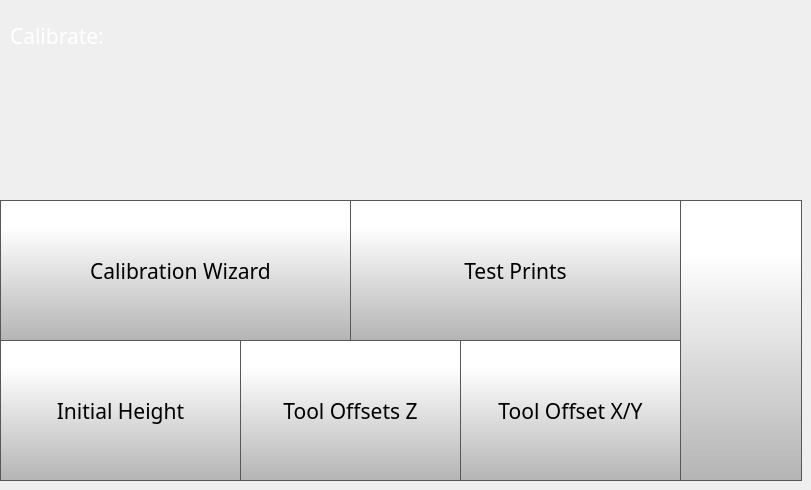
    <widget class="QWidget" name="calibratePage">
     <widget class="QLabel" name="calibrateLabel">
      <property name="geometry">
       <rect>
        <x>10</x>
        <y>20</y>
        <width>231</width>
        <height>31</height>
       </rect>
      </property>
      <property name="font">
       <font>
        <family>Gotham</family>
        <pointsize>16</pointsize>
        <weight>50</weight>
        <bold>false</bold>
       </font>
      </property>
      <property name="styleSheet">
       <string notr="true">color: rgb(255, 255, 255);</string>
      </property>
      <property name="text">
       <string>Calibrate:</string>
      </property>
     </widget>
     <widget class="QPushButton" name="calibrateBackButton">
      <property name="geometry">
       <rect>
        <x>680</x>
        <y>200</y>
        <width>122</width>
        <height>281</height>
       </rect>
      </property>
      <property name="minimumSize">
       <size>
        <width>0</width>
        <height>0</height>
       </size>
      </property>
      <property name="font">
       <font>
        <family>Gotham Light</family>
        <pointsize>16</pointsize>
       </font>
      </property>
      <property name="styleSheet">
       <string notr="true">QPushButton {
     border: 1px solid rgb(87, 87, 87);
	background-color: qlineargradient(spread:pad, x1:0, y1:1, x2:0, y2:0.188, stop:0 rgba(180, 180, 180, 255), stop:1 rgba(255, 255, 255, 255));


}

QPushButton:pressed {
    background-color: qlineargradient(x1: 0, y1: 0, x2: 0, y2: 1,
                                      stop: 0 #dadbde, stop: 1 #f6f7fa);
}

QPushButton:flat {
    border: none; /* no border for a flat push button */
}

QPushButton:default {
    border-color: navy; /* make the default button prominent */
}</string>
      </property>
      <property name="text">
       <string/>
      </property>
      <property name="icon">
       <iconset>
        <normaloff>templates/img/arrows-4.png</normaloff>templates/img/arrows-4.png</iconset>
      </property>
      <property name="iconSize">
       <size>
        <width>70</width>
        <height>70</height>
       </size>
      </property>
      <property name="checkable">
       <bool>false</bool>
      </property>
      <property name="autoDefault">
       <bool>false</bool>
      </property>
      <property name="default">
       <bool>false</bool>
      </property>
      <property name="flat">
       <bool>false</bool>
      </property>
     </widget>
     <widget class="QToolButton" name="calibrationWizardButton">
      <property name="geometry">
       <rect>
        <x>0</x>
        <y>200</y>
        <width>361</width>
        <height>141</height>
       </rect>
      </property>
      <property name="font">
       <font>
        <family>Gotham</family>
        <pointsize>16</pointsize>
       </font>
      </property>
      <property name="styleSheet">
       <string notr="true">QToolButton {
     border: 1px solid rgb(87, 87, 87);
	background-color: qlineargradient(spread:pad, x1:0, y1:1, x2:0, y2:0.188, stop:0 rgba(180, 180, 180, 255), stop:1 rgba(255, 255, 255, 255));


}

QToolButton:pressed {
    background-color: qlineargradient(x1: 0, y1: 0, x2: 0, y2: 1,
                                      stop: 0 #dadbde, stop: 1 #f6f7fa);
}

QToolButton:flat {
    border: none; /* no border for a flat push button */
}

QToolButton:default {
    border-color: navy; /* make the default button prominent */
}

QToolButton:focus {
	outline: none;
}</string>
      </property>
      <property name="text">
       <string>Calibration Wizard</string>
      </property>
      <property name="icon">
       <iconset>
        <normaloff>templates/img/magic-wand.png</normaloff>templates/img/magic-wand.png</iconset>
      </property>
      <property name="iconSize">
       <size>
        <width>70</width>
        <height>70</height>
       </size>
      </property>
      <property name="toolButtonStyle">
       <enum>Qt::ToolButtonTextUnderIcon</enum>
      </property>
     </widget>
     <widget class="QToolButton" name="toolOffsetXYButton">
      <property name="geometry">
       <rect>
        <x>460</x>
        <y>340</y>
        <width>221</width>
        <height>141</height>
       </rect>
      </property>
      <property name="font">
       <font>
        <family>Gotham</family>
        <pointsize>16</pointsize>
       </font>
      </property>
      <property name="styleSheet">
       <string notr="true">QToolButton {

     border: 1px solid rgb(87, 87, 87);
	background-color: qlineargradient(spread:pad, x1:0, y1:1, x2:0, y2:0.188, stop:0 rgba(180, 180, 180, 255), stop:1 rgba(255, 255, 255, 255));



}

QToolButton:pressed {
    background-color: qlineargradient(x1: 0, y1: 0, x2: 0, y2: 1,
                                      stop: 0 #dadbde, stop: 1 #f6f7fa);
}

QToolButton:flat {
    border: none; /* no border for a flat push button */
}

QToolButton:default {
    border-color: navy; /* make the default button prominent */
}

QToolButton:focus {
	outline: none;
}</string>
      </property>
      <property name="text">
       <string>Tool Offset X/Y</string>
      </property>
      <property name="icon">
       <iconset>
        <normaloff>templates/img/Tool Offset Icon.png</normaloff>templates/img/Tool Offset Icon.png</iconset>
      </property>
      <property name="iconSize">
       <size>
        <width>70</width>
        <height>70</height>
       </size>
      </property>
      <property name="toolButtonStyle">
       <enum>Qt::ToolButtonTextUnderIcon</enum>
      </property>
     </widget>
     <widget class="QToolButton" name="nozzleOffsetButton">
      <property name="geometry">
       <rect>
        <x>0</x>
        <y>340</y>
        <width>241</width>
        <height>141</height>
       </rect>
      </property>
      <property name="font">
       <font>
        <family>Gotham</family>
        <pointsize>16</pointsize>
       </font>
      </property>
      <property name="styleSheet">
       <string notr="true">QToolButton {

     border: 1px solid rgb(87, 87, 87);
	background-color: qlineargradient(spread:pad, x1:0, y1:1, x2:0, y2:0.188, stop:0 rgba(180, 180, 180, 255), stop:1 rgba(255, 255, 255, 255));



}

QToolButton:pressed {
    background-color: qlineargradient(x1: 0, y1: 0, x2: 0, y2: 1,
                                      stop: 0 #dadbde, stop: 1 #f6f7fa);
}

QToolButton:flat {
    border: none; /* no border for a flat push button */
}

QToolButton:default {
    border-color: navy; /* make the default button prominent */
}

QToolButton:focus {
	outline: none;
}</string>
      </property>
      <property name="text">
       <string>Initial Height</string>
      </property>
      <property name="icon">
       <iconset>
        <normaloff>templates/img/Nozzle Offset Icon.png</normaloff>templates/img/Nozzle Offset Icon.png</iconset>
      </property>
      <property name="iconSize">
       <size>
        <width>70</width>
        <height>70</height>
       </size>
      </property>
      <property name="toolButtonStyle">
       <enum>Qt::ToolButtonTextUnderIcon</enum>
      </property>
     </widget>
     <widget class="QToolButton" name="toolOffsetZButton">
      <property name="geometry">
       <rect>
        <x>240</x>
        <y>340</y>
        <width>221</width>
        <height>141</height>
       </rect>
      </property>
      <property name="font">
       <font>
        <family>Gotham</family>
        <pointsize>16</pointsize>
       </font>
      </property>
      <property name="styleSheet">
       <string notr="true">QToolButton {

     border: 1px solid rgb(87, 87, 87);
	background-color: qlineargradient(spread:pad, x1:0, y1:1, x2:0, y2:0.188, stop:0 rgba(180, 180, 180, 255), stop:1 rgba(255, 255, 255, 255));



}

QToolButton:pressed {
    background-color: qlineargradient(x1: 0, y1: 0, x2: 0, y2: 1,
                                      stop: 0 #dadbde, stop: 1 #f6f7fa);
}

QToolButton:flat {
    border: none; /* no border for a flat push button */
}

QToolButton:default {
    border-color: navy; /* make the default button prominent */
}

QToolButton:focus {
	outline: none;
}</string>
      </property>
      <property name="text">
       <string>Tool Offsets Z</string>
      </property>
      <property name="icon">
       <iconset>
        <normaloff>templates/img/Tool Z Offset Icon.png</normaloff>templates/img/Tool Z Offset Icon.png</iconset>
      </property>
      <property name="iconSize">
       <size>
        <width>70</width>
        <height>70</height>
       </size>
      </property>
      <property name="toolButtonStyle">
       <enum>Qt::ToolButtonTextUnderIcon</enum>
      </property>
     </widget>
     <widget class="QToolButton" name="testPrintsButton">
      <property name="geometry">
       <rect>
        <x>350</x>
        <y>200</y>
        <width>331</width>
        <height>141</height>
       </rect>
      </property>
      <property name="font">
       <font>
        <family>Gotham</family>
        <pointsize>16</pointsize>
       </font>
      </property>
      <property name="styleSheet">
       <string notr="true">QToolButton {
     border: 1px solid rgb(87, 87, 87);
	background-color: qlineargradient(spread:pad, x1:0, y1:1, x2:0, y2:0.188, stop:0 rgba(180, 180, 180, 255), stop:1 rgba(255, 255, 255, 255));


}

QToolButton:pressed {
    background-color: qlineargradient(x1: 0, y1: 0, x2: 0, y2: 1,
                                      stop: 0 #dadbde, stop: 1 #f6f7fa);
}

QToolButton:flat {
    border: none; /* no border for a flat push button */
}

QToolButton:default {
    border-color: navy; /* make the default button prominent */
}

QToolButton:focus {
	outline: none;
}</string>
      </property>
      <property name="text">
       <string>Test Prints</string>
      </property>
      <property name="icon">
       <iconset>
        <normaloff>templates/img/3d-printing.png</normaloff>templates/img/3d-printing.png</iconset>
      </property>
      <property name="iconSize">
       <size>
        <width>70</width>
        <height>70</height>
       </size>
      </property>
      <property name="toolButtonStyle">
       <enum>Qt::ToolButtonTextUnderIcon</enum>
      </property>
     </widget>
    </widget>
